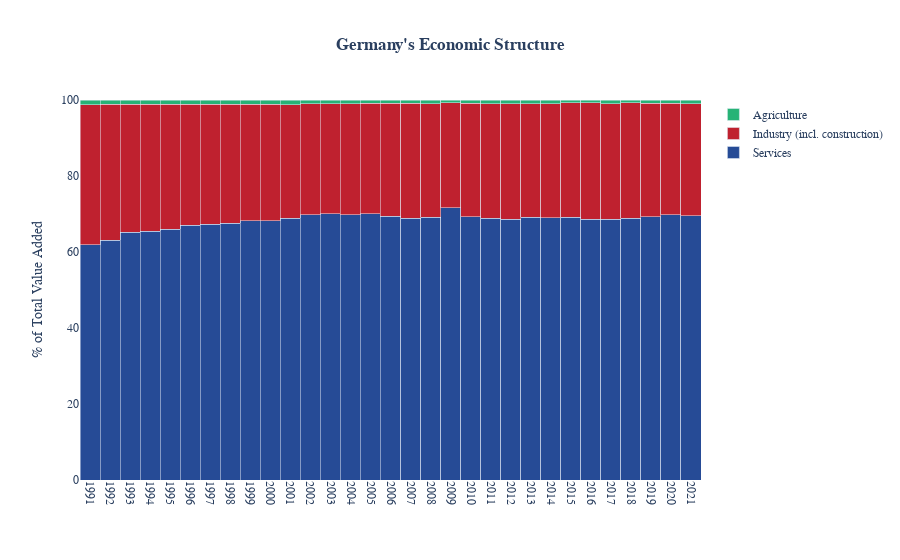

The notebook cell saved with this chart:
### Code cell
# Economic Structure Stacked Bar

fig = go.Figure(data=[
    go.Bar(name='Services',
           x=df_structure_wb.index.astype('str'), 
           y=df_structure_wb['Services'],
           hovertemplate="%{y:.1f}%",
           marker_color='#264b96'
           ),
    go.Bar(name='Industry (incl. construction)', 
           x=df_structure_wb.index.astype('str'), 
           y=df_structure_wb['Industry (incl. construction)'],
           hovertemplate="%{y:.1f}%",
           marker_color='#bf212f'
           ),
    go.Bar(name='Agriculture', 
           x=df_structure_wb.index.astype('str'), 
           y=df_structure_wb['Agriculture'],
           hovertemplate="%{y:.1f}%",
           marker_color='#27b376'
           ),
])

fig.update_layout(
    barmode='stack', 
    xaxis_tickangle=90,
    title=f"<b>{str_country}'s Economic Structure</b>",
    yaxis_title="% of Total Value Added", 
    title_x=0.5,
    font_family="Arial", 
    bargap=0,
    yaxis_range=[0,100],
    hovermode="x unified"
    )

fig.show()

### Figure 1 — Plotly figure (JSON) as saved in the notebook; plotly's stock layout.template omitted (floating-point values rounded to 4 significant figures)
{"data": [{"hovertemplate": "%{y:.1f}%", "marker": {"color": "#264b96"}, "name": "Services", "type": "bar", "x": ["1991", "1992", "1993", "1994", "1995", "1996", "1997", "1998", "1999", "2000", "2001", "2002", "2003", "2004", "2005", "2006", "2007", "2008", "2009", "2010", "2011", "2012", "2013", "2014", "2015", "2016", "2017", "2018", "2019", "2020", "2021"], "y": [61.95, 63.12, 65.2, 65.47, 66.04, 67.02, 67.36, 67.61, 68.26, 68.16, 68.84, 69.82, 70.07, 69.8, 70.06, 69.36, 68.85, 69.21, 71.64, 69.24, 68.83, 68.68, 69.17, 68.99, 69.1, 68.61, 68.58, 68.93, 69.23, 69.81, 69.51]}, {"hovertemplate": "%{y:.1f}%", "marker": {"color": "#bf212f"}, "name": "Industry (incl. construction)", "type": "bar", "x": ["1991", "1992", "1993", "1994", "1995", "1996", "1997", "1998", "1999", "2000", "2001", "2002", "2003", "2004", "2005", "2006", "2007", "2008", "2009", "2010", "2011", "2012", "2013", "2014", "2015", "2016", "2017", "2018", "2019", "2020", "2021"], "y": [36.84, 35.77, 33.74, 33.45, 32.86, 31.83, 31.5, 31.32, 30.68, 30.73, 29.97, 29.18, 29.01, 29.15, 29.14, 29.83, 30.29, 29.86, 27.59, 29.86, 30.15, 30.38, 29.79, 30.0, 30.14, 30.62, 30.48, 30.3, 29.91, 29.36, 29.55]}, {"hovertemplate": "%{y:.1f}%", "marker": {"color": "#27b376"}, "name": "Agriculture", "type": "bar", "x": ["1991", "1992", "1993", "1994", "1995", "1996", "1997", "1998", "1999", "2000", "2001", "2002", "2003", "2004", "2005", "2006", "2007", "2008", "2009", "2010", "2011", "2012", "2013", "2014", "2015", "2016", "2017", "2018", "2019", "2020", "2021"], "y": [1.211, 1.106, 1.06, 1.081, 1.099, 1.15, 1.137, 1.076, 1.063, 1.103, 1.199, 0.9961, 0.9219, 1.05, 0.8038, 0.8156, 0.8661, 0.9324, 0.7755, 0.8939, 1.014, 0.944, 1.048, 1.005, 0.7612, 0.7757, 0.9452, 0.7647, 0.861, 0.8298, 0.9403]}], "layout": {"bargap": 0, "barmode": "stack", "font": {"family": "Arial"}, "hovermode": "x unified", "title": {"text": "<b>Germany's Economic Structure</b>", "x": 0.5}, "xaxis": {"tickangle": 90}, "yaxis": {"range": [0, 100], "title": {"text": "% of Total Value Added"}}}}
